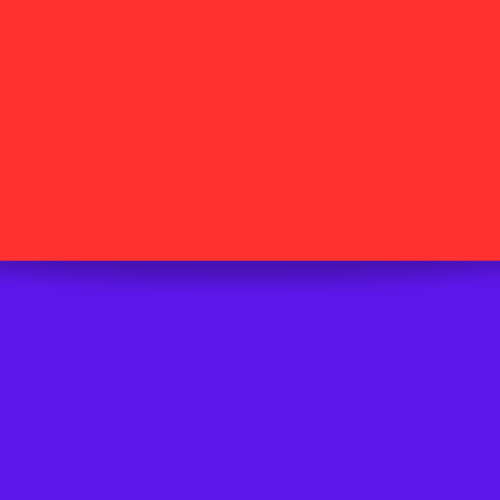
#> input picture first.png, 500 x 500 px
$ python histogram.py
#> lines starting #> are read from the running program, lines starting #| are printed output that depends on the picture
import cv2
import matplotlib.pyplot as plt
import numpy as np

# resmi içe aktar
img = cv2.imread("first.png")
#> img is the input picture: shape (500, 500, 3); mean B, G, R 136.1, 36.3, 177.2
img_vis = cv2.cvtColor(img, cv2.COLOR_BGR2RGB)
plt.figure(), plt.imshow(img_vis)

print(img.shape)
#| (500, 500, 3)

img_hist = cv2.calcHist([img], channels = [0], mask = None, histSize = [256], ranges = [0,256])
#> img_hist = 256 values, max 130000 at index 49, min 0 at index 0, mean 976.6
print(img_hist.shape)
#| (256, 1)
plt.figure(), plt.plot(img_hist)

color = ("b", "g", "r")
plt.figure()
for i, c in enumerate(color):
    hist = cv2.calcHist([img], channels = [i], mask = None, histSize = [256], ranges = [0,256])
    plt.plot(hist, color = c)

#
golden_gate = cv2.imread("golden_gate.jpeg")
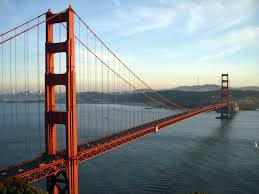
#> input picture golden_gate.jpeg, 259 x 194 px
#> golden_gate is the input picture: shape (194, 259, 3); mean B, G, R 141.6, 138.5, 130.5
golden_gate_vis = cv2.cvtColor(golden_gate, cv2.COLOR_BGR2RGB)
plt.figure(), plt.imshow(golden_gate_vis)

print(golden_gate.shape)
#| (194, 259, 3)


mask = np.zeros(golden_gate.shape[:2], np.uint8)
plt.figure(), plt.imshow(mask, cmap = "gray")

mask[150:150, 25:100] = 255
plt.figure(), plt.imshow(mask, cmap = "gray")

masked_img_vis = cv2.bitwise_and(golden_gate_vis, golden_gate_vis, mask = mask)
#> masked_img_vis: shape (194, 259, 3); every value is 0
plt.figure(), plt.imshow(masked_img_vis, cmap = "gray")

masked_img = cv2.bitwise_and(golden_gate, golden_gate, mask = mask)
masked_img_hist = cv2.calcHist([golden_gate], channels = [0], mask = mask, histSize = [256], ranges = [0,256])
#> masked_img_hist = 256 values from 0 to 0
plt.figure(), plt.plot(masked_img_hist)

# histogram eşitleme
# karşıtlık arttırma
img = cv2.imread("silik_resim.jpg",0)
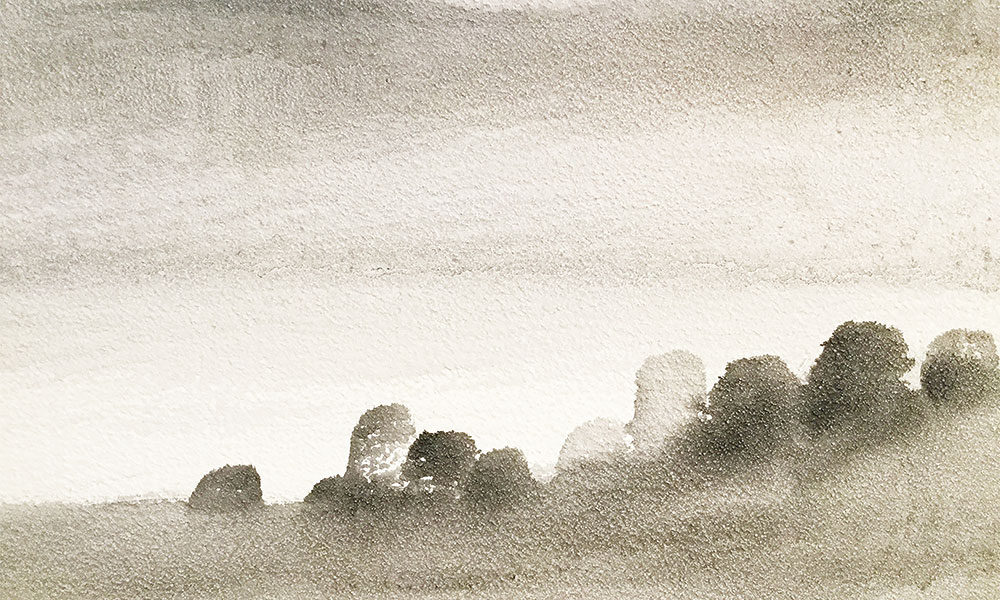
#> input picture silik_resim.jpg, 1000 x 600 px
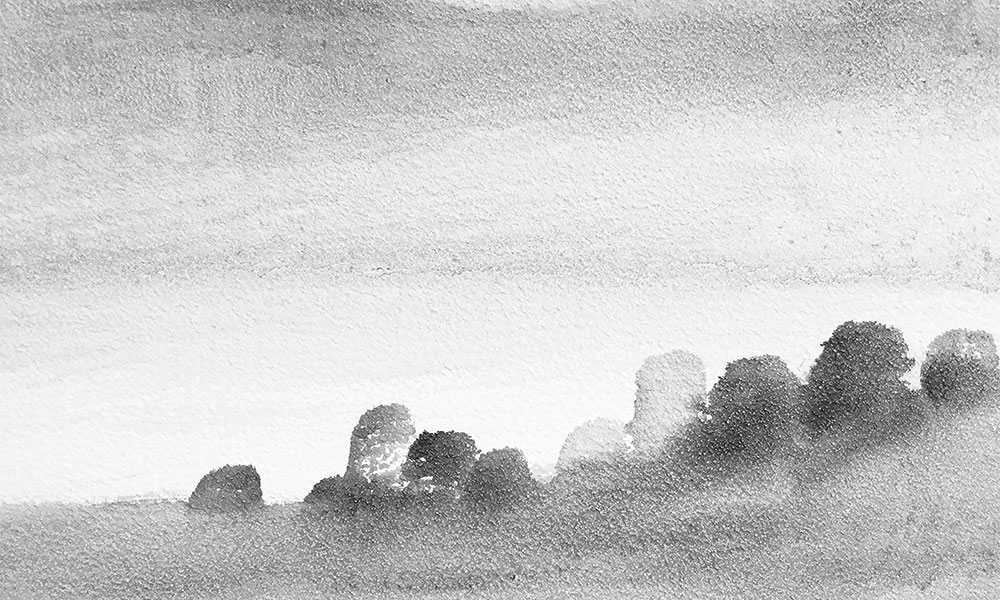
#> img: shape (600, 1000); min 0, max 255, mean 203.2
plt.figure(), plt.imshow(img, cmap = "gray")

img_his = cv2.calcHist([img], channels = [0], mask = None, histSize = [256], ranges = [0,256])
#> img_his = 256 values, max 13111 at index 242, min 2 at index 1, mean 2343.8
plt.figure(), plt.plot(img_hist)

eq_hist = cv2.equalizeHist(img)
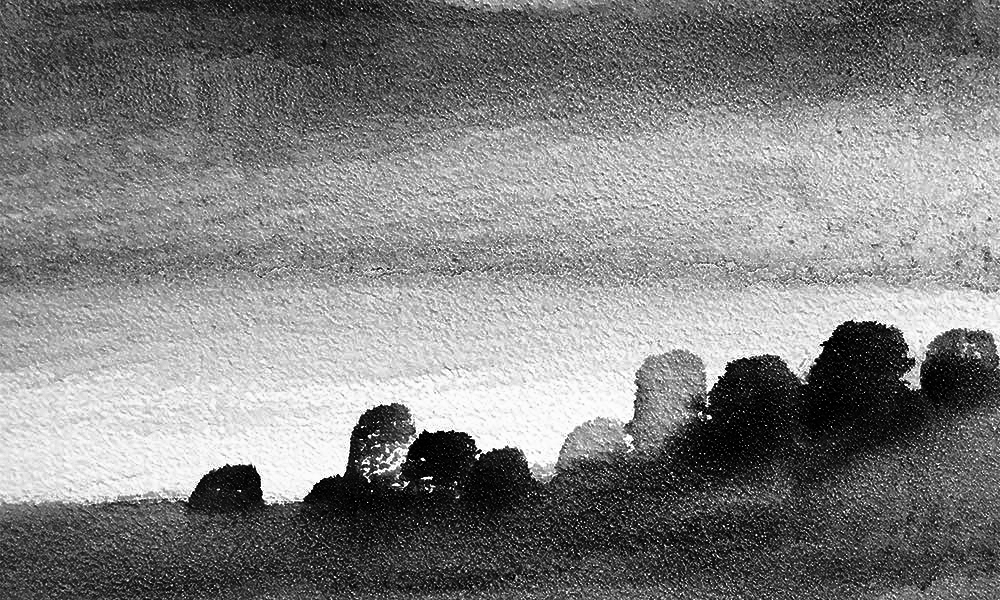
#> eq_hist: shape (600, 1000); min 0, max 255, mean 128.8
plt.figure(), plt.imshow(eq_hist, cmap = "gray")

eq_img_his = cv2.calcHist([eq_hist], channels = [0], mask = None, histSize = [256], ranges = [0,256])
#> eq_img_his = 256 values, max 13111 at index 219, min 0 at index 41, mean 2343.8
plt.figure(), plt.plot(eq_img_his)
#> figure, not shown here; curve peaks at x = 49, y = 130000
#> figure, not shown here; curve peaks at x = 49, y = 130000; curve peaks at x = 49, y = 130000; curve peaks at x = 255, y = 130000
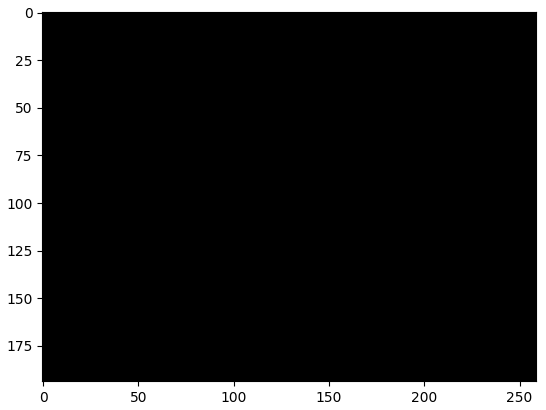
#> figure drawn by matplotlib, 1 panel
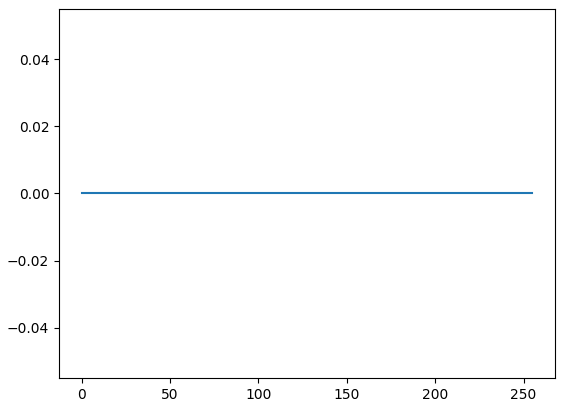
#> figure drawn by matplotlib, 1 panel
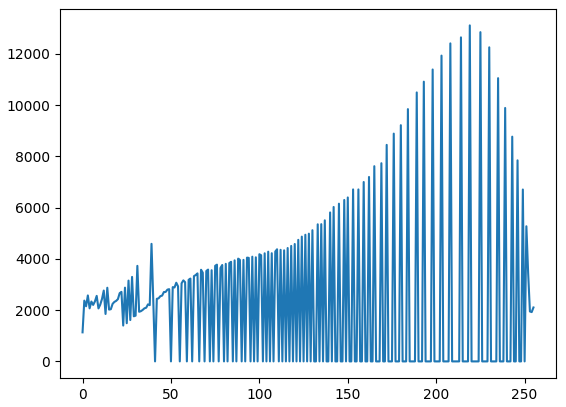
#> figure drawn by matplotlib, 1 panel; curve peaks at x = 219, y = 13111
